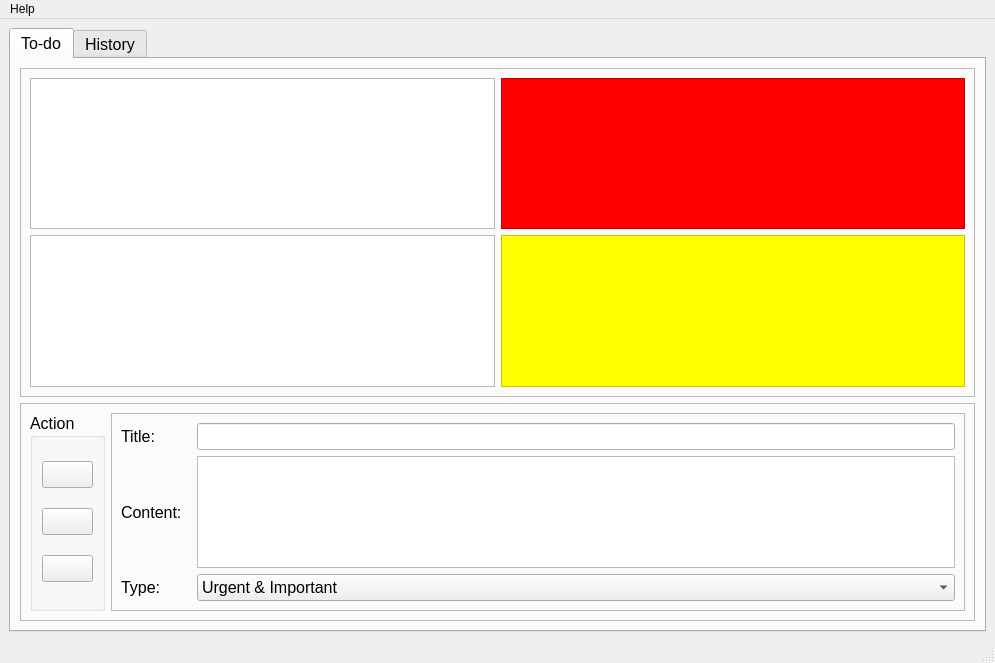
<?xml version="1.0" encoding="UTF-8"?>
<ui version="4.0">
 <class>MainWindow</class>
 <widget class="QMainWindow" name="MainWindow">
  <property name="geometry">
   <rect>
    <x>0</x>
    <y>0</y>
    <width>995</width>
    <height>663</height>
   </rect>
  </property>
  <property name="windowTitle">
   <string>To-do list</string>
  </property>
  <property name="windowIcon">
   <iconset>
    <normaloff>icons/note.png</normaloff>icons/note.png</iconset>
  </property>
  <widget class="QWidget" name="centralwidget">
   <layout class="QGridLayout" name="gridLayout">
    <item row="0" column="0">
     <widget class="QTabWidget" name="tabWidget">
      <property name="font">
       <font>
        <family>Arial</family>
        <pointsize>12</pointsize>
       </font>
      </property>
      <property name="currentIndex">
       <number>0</number>
      </property>
      <widget class="QWidget" name="todo_tab">
       <attribute name="title">
        <string>To-do</string>
       </attribute>
       <layout class="QGridLayout" name="gridLayout_4">
        <item row="0" column="0">
         <widget class="QFrame" name="top">
          <property name="frameShape">
           <enum>QFrame::StyledPanel</enum>
          </property>
          <property name="frameShadow">
           <enum>QFrame::Raised</enum>
          </property>
          <layout class="QGridLayout" name="gridLayout_2" rowstretch="0,0" columnstretch="0,0,0">
           <item row="1" column="2">
            <widget class="QListWidget" name="important_lst">
             <property name="styleSheet">
              <string notr="true">QListWidget {
	font: 75 12pt &quot;Arial&quot;;
	background-color: yellow;
}</string>
             </property>
             <property name="dragDropMode">
              <enum>QAbstractItemView::InternalMove</enum>
             </property>
            </widget>
           </item>
           <item row="0" column="1">
            <widget class="QListWidget" name="urgent_lst">
             <property name="styleSheet">
              <string notr="true">QListWidget {
	font: 75 12pt &quot;Arial&quot;;
	background-color: 'orange';
}</string>
             </property>
             <property name="dragDropMode">
              <enum>QAbstractItemView::InternalMove</enum>
             </property>
            </widget>
           </item>
           <item row="1" column="1">
            <widget class="QListWidget" name="none_lst">
             <property name="styleSheet">
              <string notr="true">QListWidget {
	font: 75 12pt &quot;Arial&quot;;
}</string>
             </property>
             <property name="dragDropMode">
              <enum>QAbstractItemView::InternalMove</enum>
             </property>
            </widget>
           </item>
           <item row="0" column="2">
            <widget class="QListWidget" name="urgent_important_lst">
             <property name="toolTip">
              <string/>
             </property>
             <property name="statusTip">
              <string/>
             </property>
             <property name="styleSheet">
              <string notr="true">QListWidget {
	font: 75 12pt &quot;Arial&quot;;
	color: white;
	background-color: red;
}</string>
             </property>
             <property name="dragDropMode">
              <enum>QAbstractItemView::InternalMove</enum>
             </property>
            </widget>
           </item>
          </layout>
         </widget>
        </item>
        <item row="1" column="0">
         <widget class="QFrame" name="bottom">
          <property name="frameShape">
           <enum>QFrame::StyledPanel</enum>
          </property>
          <property name="frameShadow">
           <enum>QFrame::Raised</enum>
          </property>
          <layout class="QHBoxLayout" name="horizontalLayout">
           <item>
            <widget class="QGroupBox" name="groupBox">
             <property name="font">
              <font>
               <family>Arial</family>
               <pointsize>12</pointsize>
              </font>
             </property>
             <property name="title">
              <string>Action</string>
             </property>
             <layout class="QVBoxLayout" name="verticalLayout">
              <item>
               <widget class="QPushButton" name="add_btn">
                <property name="font">
                 <font>
                  <family>Arial</family>
                  <pointsize>12</pointsize>
                 </font>
                </property>
                <property name="toolTip">
                 <string>Add new job (Ctrl + A)</string>
                </property>
                <property name="text">
                 <string/>
                </property>
                <property name="icon">
                 <iconset>
                  <normaloff>icons/plus.png</normaloff>icons/plus.png</iconset>
                </property>
                <property name="shortcut">
                 <string>Ctrl+A</string>
                </property>
               </widget>
              </item>
              <item>
               <widget class="QPushButton" name="save_btn">
                <property name="font">
                 <font>
                  <family>Arial</family>
                  <pointsize>12</pointsize>
                 </font>
                </property>
                <property name="toolTip">
                 <string>Save edited job (Ctrl + S)</string>
                </property>
                <property name="text">
                 <string/>
                </property>
                <property name="icon">
                 <iconset>
                  <normaloff>icons/save.png</normaloff>icons/save.png</iconset>
                </property>
                <property name="shortcut">
                 <string>Ctrl+S</string>
                </property>
               </widget>
              </item>
              <item>
               <widget class="QPushButton" name="delete_btn">
                <property name="font">
                 <font>
                  <family>Arial</family>
                  <pointsize>12</pointsize>
                 </font>
                </property>
                <property name="toolTip">
                 <string>Delete job (Ctrl + D)</string>
                </property>
                <property name="text">
                 <string/>
                </property>
                <property name="icon">
                 <iconset>
                  <normaloff>icons/trash.png</normaloff>icons/trash.png</iconset>
                </property>
                <property name="shortcut">
                 <string>Ctrl+D</string>
                </property>
               </widget>
              </item>
             </layout>
            </widget>
           </item>
           <item>
            <widget class="QFrame" name="frame">
             <property name="frameShape">
              <enum>QFrame::StyledPanel</enum>
             </property>
             <property name="frameShadow">
              <enum>QFrame::Raised</enum>
             </property>
             <layout class="QGridLayout" name="gridLayout_3">
              <item row="1" column="1">
               <widget class="QLineEdit" name="title_lne">
                <property name="font">
                 <font>
                  <family>Arial</family>
                  <pointsize>12</pointsize>
                  <weight>50</weight>
                  <bold>false</bold>
                 </font>
                </property>
               </widget>
              </item>
              <item row="5" column="1">
               <widget class="QPlainTextEdit" name="content_txt">
                <property name="font">
                 <font>
                  <family>Arial</family>
                  <pointsize>12</pointsize>
                  <weight>50</weight>
                  <bold>false</bold>
                 </font>
                </property>
               </widget>
              </item>
              <item row="7" column="1">
               <widget class="QComboBox" name="type_cbb">
                <property name="font">
                 <font>
                  <family>Arial</family>
                  <pointsize>12</pointsize>
                 </font>
                </property>
                <property name="styleSheet">
                 <string notr="true"/>
                </property>
                <item>
                 <property name="text">
                  <string>Urgent &amp; Important</string>
                 </property>
                </item>
                <item>
                 <property name="text">
                  <string>Urgent &amp; Not important</string>
                 </property>
                </item>
                <item>
                 <property name="text">
                  <string>Not urgent &amp; Important</string>
                 </property>
                </item>
                <item>
                 <property name="text">
                  <string>Not urgent &amp; Not important</string>
                 </property>
                </item>
               </widget>
              </item>
              <item row="5" column="0">
               <widget class="QLabel" name="content_lbl">
                <property name="font">
                 <font>
                  <family>Arial</family>
                  <pointsize>12</pointsize>
                  <weight>50</weight>
                  <bold>false</bold>
                 </font>
                </property>
                <property name="text">
                 <string>Content:  </string>
                </property>
                <property name="wordWrap">
                 <bool>false</bool>
                </property>
               </widget>
              </item>
              <item row="1" column="0">
               <widget class="QLabel" name="title_lbl">
                <property name="font">
                 <font>
                  <family>Arial</family>
                  <pointsize>12</pointsize>
                  <weight>50</weight>
                  <bold>false</bold>
                 </font>
                </property>
                <property name="text">
                 <string>Title:</string>
                </property>
               </widget>
              </item>
              <item row="7" column="0">
               <widget class="QLabel" name="type_lbl">
                <property name="font">
                 <font>
                  <family>Arial</family>
                  <pointsize>12</pointsize>
                 </font>
                </property>
                <property name="text">
                 <string>Type:</string>
                </property>
               </widget>
              </item>
             </layout>
            </widget>
           </item>
          </layout>
         </widget>
        </item>
       </layout>
      </widget>
      <widget class="QWidget" name="history_tab">
       <attribute name="title">
        <string>History</string>
       </attribute>
       <layout class="QVBoxLayout" name="verticalLayout_3">
        <item>
         <widget class="QFrame" name="top_history">
          <property name="frameShape">
           <enum>QFrame::StyledPanel</enum>
          </property>
          <property name="frameShadow">
           <enum>QFrame::Raised</enum>
          </property>
          <layout class="QVBoxLayout" name="verticalLayout_4">
           <item>
            <widget class="QListWidget" name="history_lst">
             <property name="font">
              <font>
               <family>Arial</family>
               <pointsize>12</pointsize>
              </font>
             </property>
            </widget>
           </item>
          </layout>
         </widget>
        </item>
        <item>
         <widget class="QFrame" name="bottom_history">
          <property name="frameShape">
           <enum>QFrame::StyledPanel</enum>
          </property>
          <property name="frameShadow">
           <enum>QFrame::Raised</enum>
          </property>
          <layout class="QHBoxLayout" name="horizontalLayout_2">
           <item>
            <widget class="QGroupBox" name="groupBox_2">
             <property name="font">
              <font>
               <family>Arial</family>
               <pointsize>12</pointsize>
              </font>
             </property>
             <property name="title">
              <string>Action</string>
             </property>
             <layout class="QVBoxLayout" name="verticalLayout_2">
              <item>
               <widget class="QPushButton" name="restore_btn">
                <property name="font">
                 <font>
                  <family>Arial</family>
                  <pointsize>12</pointsize>
                 </font>
                </property>
                <property name="toolTip">
                 <string>Restore deleted job (Ctrl + Z)</string>
                </property>
                <property name="text">
                 <string/>
                </property>
                <property name="icon">
                 <iconset>
                  <normaloff>icons/undo.png</normaloff>icons/undo.png</iconset>
                </property>
                <property name="shortcut">
                 <string>Ctrl+Z</string>
                </property>
               </widget>
              </item>
              <item>
               <widget class="QPushButton" name="clear_btn">
                <property name="font">
                 <font>
                  <family>Arial</family>
                  <pointsize>12</pointsize>
                 </font>
                </property>
                <property name="toolTip">
                 <string>Delete job permanently</string>
                </property>
                <property name="text">
                 <string/>
                </property>
                <property name="icon">
                 <iconset>
                  <normaloff>icons/clear.png</normaloff>icons/clear.png</iconset>
                </property>
               </widget>
              </item>
             </layout>
            </widget>
           </item>
           <item>
            <widget class="QFrame" name="frame_2">
             <property name="frameShape">
              <enum>QFrame::StyledPanel</enum>
             </property>
             <property name="frameShadow">
              <enum>QFrame::Raised</enum>
             </property>
             <layout class="QGridLayout" name="gridLayout_5">
              <item row="7" column="0">
               <widget class="QLabel" name="type_history_lbl">
                <property name="font">
                 <font>
                  <family>Arial</family>
                  <pointsize>12</pointsize>
                 </font>
                </property>
                <property name="text">
                 <string>Type:</string>
                </property>
               </widget>
              </item>
              <item row="1" column="1">
               <widget class="QLineEdit" name="title_history_lne">
                <property name="font">
                 <font>
                  <family>Arial</family>
                  <pointsize>12</pointsize>
                  <weight>50</weight>
                  <bold>false</bold>
                 </font>
                </property>
                <property name="readOnly">
                 <bool>true</bool>
                </property>
               </widget>
              </item>
              <item row="5" column="1">
               <widget class="QPlainTextEdit" name="content_history_txt">
                <property name="font">
                 <font>
                  <family>Arial</family>
                  <pointsize>12</pointsize>
                  <weight>50</weight>
                  <bold>false</bold>
                 </font>
                </property>
                <property name="readOnly">
                 <bool>true</bool>
                </property>
               </widget>
              </item>
              <item row="1" column="0">
               <widget class="QLabel" name="title_history_lbl">
                <property name="font">
                 <font>
                  <family>Arial</family>
                  <pointsize>12</pointsize>
                  <weight>50</weight>
                  <bold>false</bold>
                 </font>
                </property>
                <property name="text">
                 <string>Title:</string>
                </property>
               </widget>
              </item>
              <item row="5" column="0">
               <widget class="QLabel" name="content_history_lbl">
                <property name="font">
                 <font>
                  <family>Arial</family>
                  <pointsize>12</pointsize>
                  <weight>50</weight>
                  <bold>false</bold>
                 </font>
                </property>
                <property name="text">
                 <string>Content:  </string>
                </property>
                <property name="wordWrap">
                 <bool>false</bool>
                </property>
               </widget>
              </item>
              <item row="7" column="1">
               <widget class="QLineEdit" name="lineEdit">
                <property name="font">
                 <font>
                  <family>Arial</family>
                  <pointsize>12</pointsize>
                 </font>
                </property>
                <property name="readOnly">
                 <bool>true</bool>
                </property>
               </widget>
              </item>
             </layout>
            </widget>
           </item>
          </layout>
         </widget>
        </item>
       </layout>
      </widget>
     </widget>
    </item>
   </layout>
  </widget>
  <widget class="QMenuBar" name="menubar">
   <property name="geometry">
    <rect>
     <x>0</x>
     <y>0</y>
     <width>995</width>
     <height>26</height>
    </rect>
   </property>
   <widget class="QMenu" name="menuCheck_for_updates">
    <property name="title">
     <string>Help</string>
    </property>
    <addaction name="menu_update"/>
    <addaction name="menu_about"/>
   </widget>
   <addaction name="menuCheck_for_updates"/>
  </widget>
  <widget class="QStatusBar" name="statusbar"/>
  <action name="menu_update">
   <property name="text">
    <string>Check for updates</string>
   </property>
   <property name="shortcut">
    <string>Ctrl+U</string>
   </property>
  </action>
  <action name="actionCTRL_SHIFT">
   <property name="text">
    <string>CTRL_SHIFT</string>
   </property>
  </action>
  <action name="menu_about">
   <property name="text">
    <string>About</string>
   </property>
  </action>
  <action name="actionDelete">
   <property name="text">
    <string>Delete</string>
   </property>
   <property name="shortcut">
    <string/>
   </property>
  </action>
 </widget>
 <resources/>
 <connections/>
</ui>
